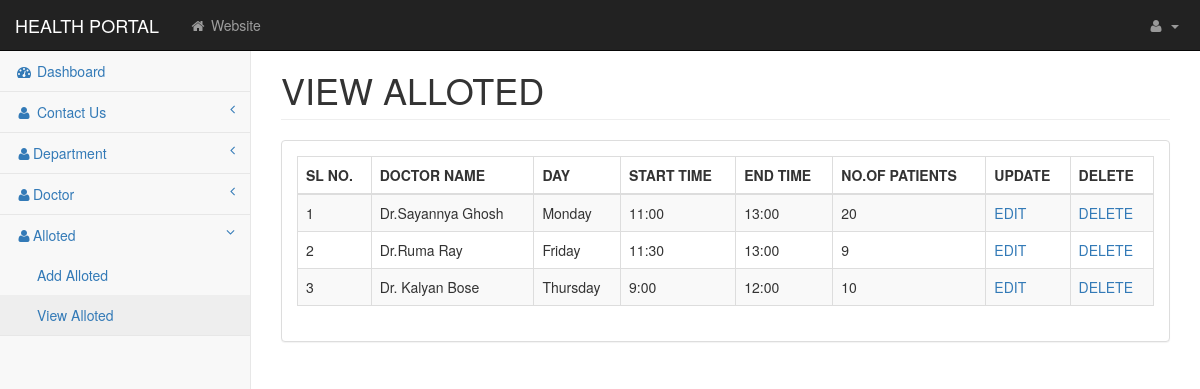
Screenshot of /admin/viewalloted.php (signed in) with the database file from the repository.
### tables this page shows
CREATE TABLE `alloted_tbl` (
  `aid` int(4) NOT NULL,
  `docid` int(4) NOT NULL,
  `day` varchar(20) NOT NULL,
  `starttime` varchar(10) NOT NULL,
  `endtime` varchar(10) NOT NULL,
  `noofpatients` int(5) NOT NULL
);

CREATE TABLE `doctor_tbl` (
  `docid` int(6) NOT NULL,
  `docname` varchar(20) NOT NULL,
  `docemail` varchar(20) NOT NULL,
  `docpic` varchar(50) NOT NULL,
  `docphn` varchar(10) NOT NULL,
  `docquali` varchar(50) NOT NULL,
  `docdept` varchar(50) NOT NULL,
  `docexp` varchar(20) NOT NULL,
  `docfees` int(4) NOT NULL
);

### admin/viewalloted.php (the view, shortened to what this page needs)
<?php
include("config.php");
?>
<!DOCTYPE html>
<html class="no-js">
    <head>
        <link href="css/bootstrap.min.css" rel="stylesheet">
        <link href="css/metisMenu.min.css" rel="stylesheet">
        <link href="css/dataTables/dataTables.bootstrap.css" rel="stylesheet">
        <link href="css/dataTables/dataTables.responsive.css" rel="stylesheet">
        <link href="css/startmin.css" rel="stylesheet">
        <link href="css/font-awesome.min.css" rel="stylesheet" type="text/css">
    </head>
    <body>
                <?php include("header.php");?>
                <?php include("sidebar.php");?>
       <div id="page-wrapper">
                <div class="row">
                    <div class="col-lg-12">
<marquee behavior="alternate" scrollamount="16">   <h1 class="page-header">VIEW ALLOTED</h1></marquee>
                    </div>
                </div>
                <div class="row">
                    <div class="col-lg-12" >
                        <div class="panel panel-default">
                            <div class="panel-body">
                                <div class="dataTable_wrapper">
                                    <table class="table table-striped table-bordered table-hover"  id="dataTables-example">
                                        <thead>
											<tr>
                                            <th>SL NO.</th>
                                                <th>DOCTOR NAME</th>
												<th>DAY</th>
												<th>START TIME</th>
												<th>END TIME</th>
												<th>NO.OF PATIENTS</th>
												<th> UPDATE </th>
												<th>DELETE</th>
											</tr>
										</thead>
                                        <tbody>
                                            <?php
                                      $sql="select * from alloted_tbl";
                                      $rs=mysqli_query($con,$sql);
									  $count=1;
                                      while($d=mysqli_fetch_array($rs))
                                      {
                                             ?>
                                            <tr>
   											<td><?php echo $count;?></td>
											<td><?php $sql1="select * from doctor_tbl where docid=".$d['docid'];
											$rs1=mysqli_query($con,$sql1);
											$d1=mysqli_fetch_array($rs1);
											echo $d1['docname'];
											?></td>
											<td><?php echo $d['day'];?></td>
											<td><?php echo $d['starttime'];?></td>
											<td><?php echo $d['endtime'];?></td>
											<td><?php echo $d['noofpatients'];?></td>
											 <td><a href="updatealloted.php?id=<?php echo $d['aid'];?>">EDIT</a></td>
											 <td><a href="deletealloted.php?id=<?php echo $d['aid'];?>">DELETE</a></td>
                                            </tr>
                                             <?php
											 $count++;
									  }
									  ?>
										</tbody>
									</table>
                                </div>
                            </div>
                        </div>
                    </div>
           </div>
       </div>
    </body>
</html>

### admin/css/startmin.css (style rules this page uses)
body { background-color: #f8f8f8; }
#page-wrapper { padding: 30px 15px 0 15px; min-height: 568px; background-color: #fff; }
@media (min-width:768px) { #page-wrapper { position: inherit; margin-left: 250px; padding: 30px 30px 0 30px; border-left: 1px solid #e7e7e7; } }

### rows the page displays
alloted_tbl: docid.docname "Dr.Sayannya Ghosh", day "Monday", starttime "11:00", endtime "13:00", noofpatients "20"
alloted_tbl: docid.docname "Dr.Ruma Ray", day "Friday", starttime "11:30", endtime "13:00", noofpatients "9"
alloted_tbl: docid.docname "Dr. Kalyan Bose", day "Thursday", starttime "9:00", endtime "12:00", noofpatients "10"
